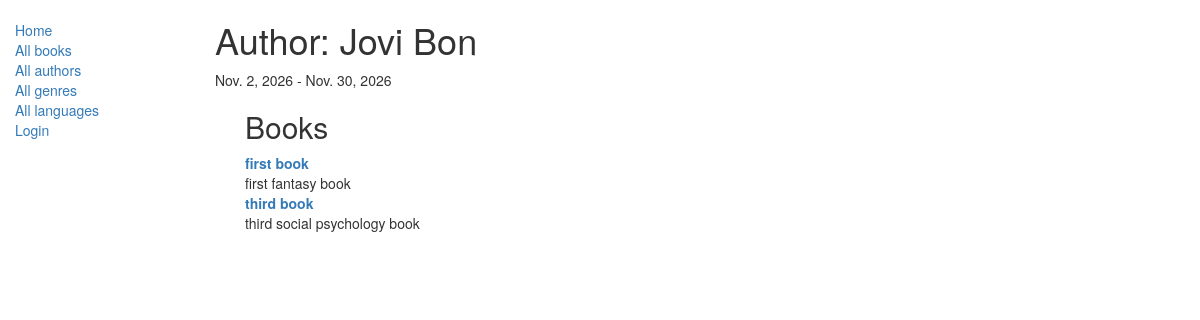
Before: /catalog/author/1 with the older database file.
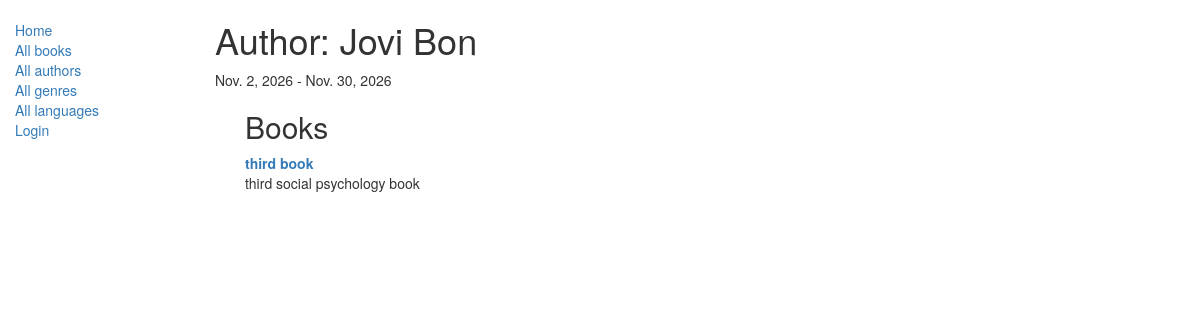
After: the same page with the newer database file.
### catalog/models.py (models this page shows, shortened)
class Book(models.Model):
    title = models.CharField(max_length=100)
    author = models.ForeignKey('Author', on_delete=models.SET_NULL, null=True)
    summary = models.TextField(max_length=1000, help_text='Enter a brief description of the book')
    isbn = models.CharField('ISBN', max_length=13, help_text='13 Character <a href="https://www.isbn-international.org/content/what-isbn">ISBN number</a>')
    genre = models.ManyToManyField(Genre, help_text='Select a genre for this book')
    language = models.ForeignKey(Language, on_delete=models.SET_NULL, null=True)
    def display_genre(self):
        return ', '.join([genre.name for genre in self.genre.all()[:3]]) #берём первые три жанра из всех, разделяем их запятой и показываем пользователю
    display_genre.short_description = 'Genre'

### catalog/views.py (the view, shortened to what this page needs)
# urls.py: re_path(r'^author/(?P<pk>\d+)$', views.AuthorDetailView.as_view(), name='author_detail'),
class AuthorDetailView(generic.DetailView):
    model = Author
    template_name = 'authors/author_detail.html'

### catalog/templates/authors/author_detail.html
{% extends "base_generic.html" %}
{% block content %}
  <h1>Author: {{ author.last_name }} {{ author.first_name }}</h1>
  <p>{{ author.date_of_birth }} - {{ author.date_of_death }}</p>
  <div class="books_info" style="padding-left:30px;;">
    <h2>Books</h2>
    <dl>
      {% for book in author.book_set.all %}
        <dt><a href="{% url 'book_detail' book.pk %}">{{book.title}}</a></dt>
          <dd>
            {{ book.summary }}
          </dd>
        {% empty %}
        <dt>No books for this author</dt>
      {% endfor %}
    </dl>
  </div>
{% endblock %}

Changed rows visible on the page:
removed Book: title "first book", summary "first fantasy book"
